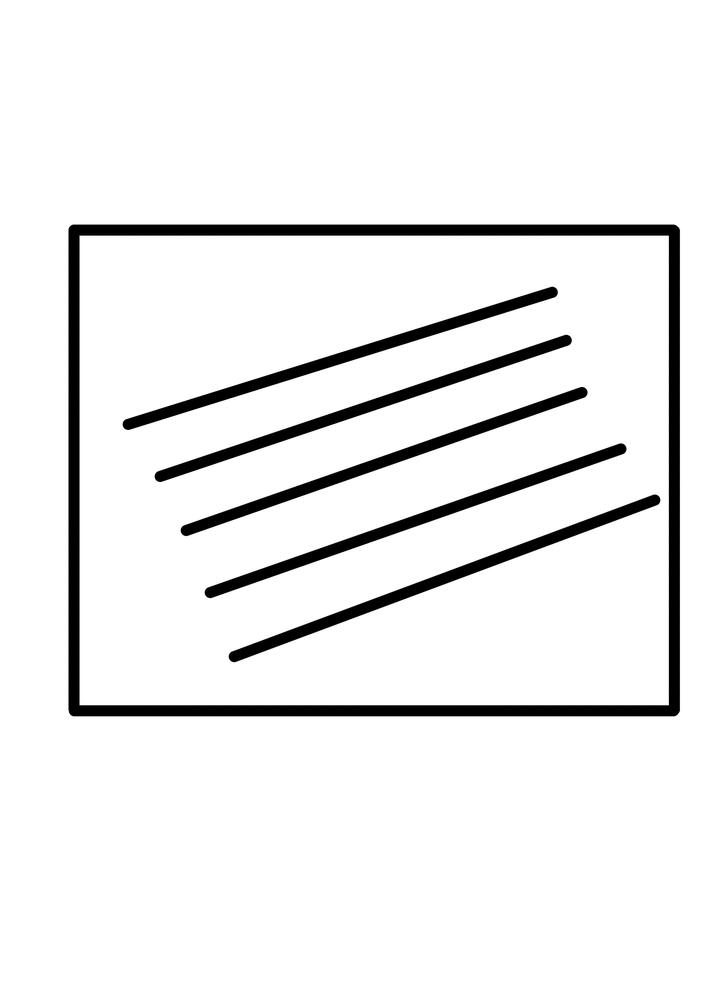
#> input picture ripple_remover/test.png, 706 x 999 px, shrunk from 2480 x 3508 before the run
$ python ripple_remover.py
#> lines starting #> are read from the running program, lines starting #| are printed output that depends on the picture; after the words box and inside, x2 and y2 are one past the last pixel; in counts of white or black regions, pixels touching at a corner belong together
import cv2
import numpy as np

# Load the image
image = cv2.imread('test.png')  # Replace 'your_image_path.jpg' with the actual path to your image
#> image is the input picture: shape (999, 706, 3); min 0, max 255, mean 237.5

# Convert the image to grayscale
gray = cv2.cvtColor(image, cv2.COLOR_BGR2GRAY)

# Apply edge detection using Canny
edges = cv2.Canny(gray, 50, 150, apertureSize=3)
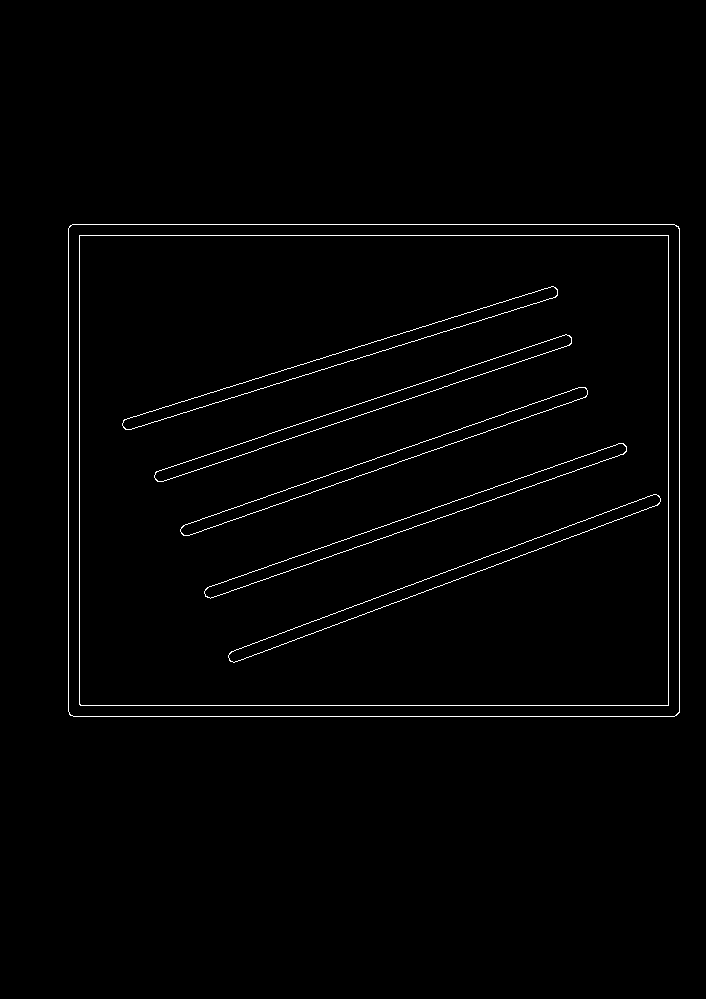
#> edges: shape (999, 706); 1.2% white in thin lines or dots, all inside (x1, y1, x2, y2) = (68, 224, 680, 717)

# Find contours in the edge-detected image
contours, _ = cv2.findContours(edges, cv2.RETR_EXTERNAL, cv2.CHAIN_APPROX_SIMPLE)
#> contours = 1 contour; box (x1, y1, x2, y2) and area: (68, 224, 680, 717) 300580

# Find the largest contour (assuming it is the outer boundary of the box)
largest_contour = max(contours, key=cv2.contourArea)
#> largest_contour = contour of 23 points, box (x1, y1, x2, y2) (68, 224, 680, 717), area 300580

# Create a mask to extract the box
mask = np.zeros_like(gray)
cv2.drawContours(mask, [largest_contour], 0, (255), thickness=cv2.FILLED)
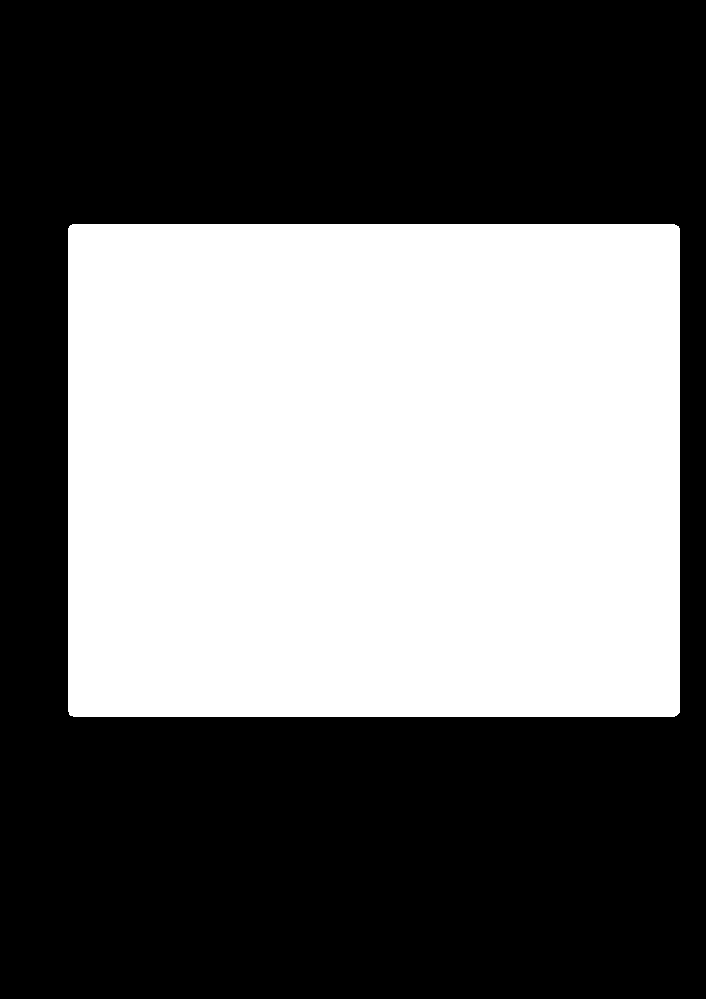
#> mask: shape (999, 706); 42.8% white; 1 white region, box (x1, y1, x2, y2) and area: (68, 224, 680, 717) 301677

# Extract the box from the original image using the mask
result = cv2.bitwise_and(image, image, mask=mask)
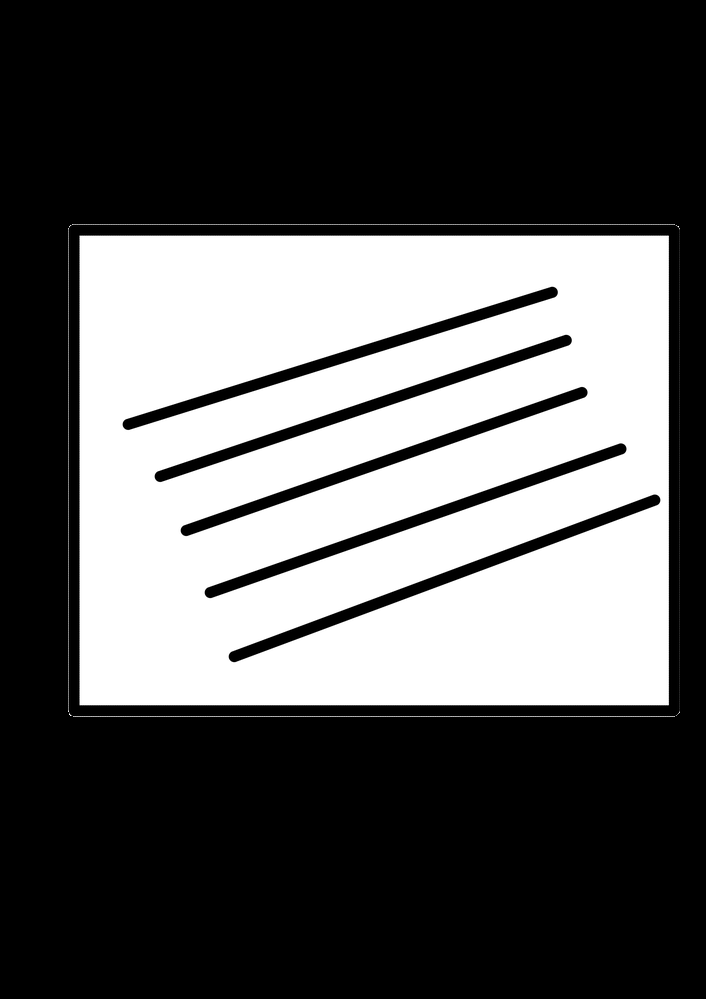
#> result: shape (999, 706, 3); min 0, max 255, mean 91.6

# Display the result
cv2.imshow('Box without Lines', result)
cv2.waitKey(0)
cv2.destroyAllWindows()

$ run again, with ripple_remover/lithic_drawing.png copied over ripple_remover/test.png
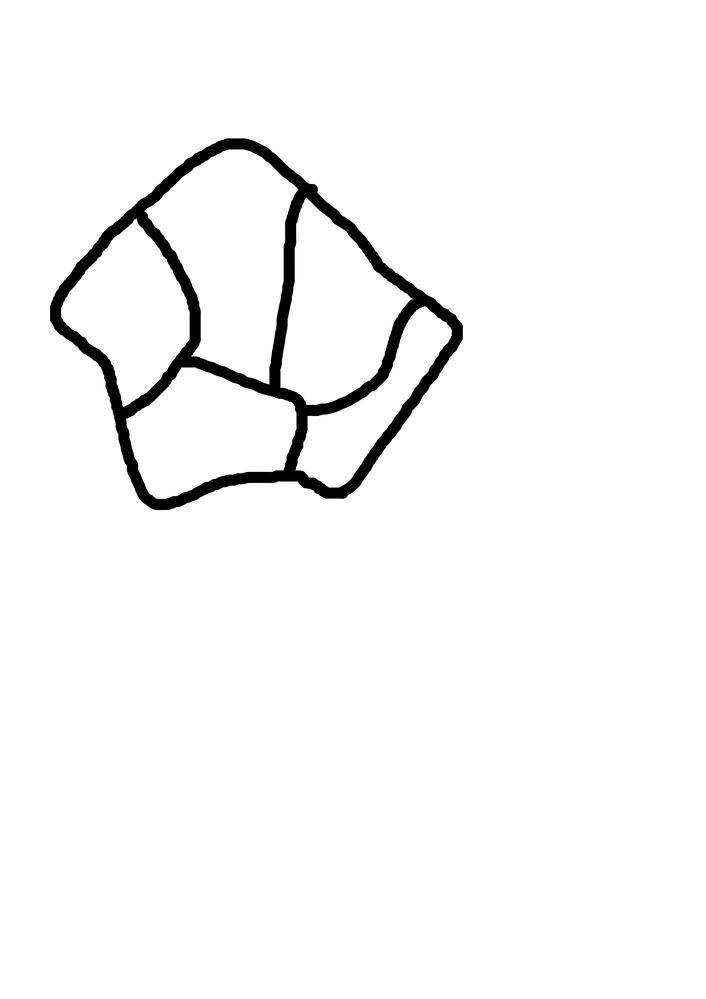
#> input picture ripple_remover/lithic_drawing.png, 706 x 999 px, shrunk from 2480 x 3508 before the run
#> image is the input picture: shape (999, 706, 3); min 0, max 255, mean 247
#> `edges = cv2.Canny(gray, 50, 150, apertureSize=3)`:
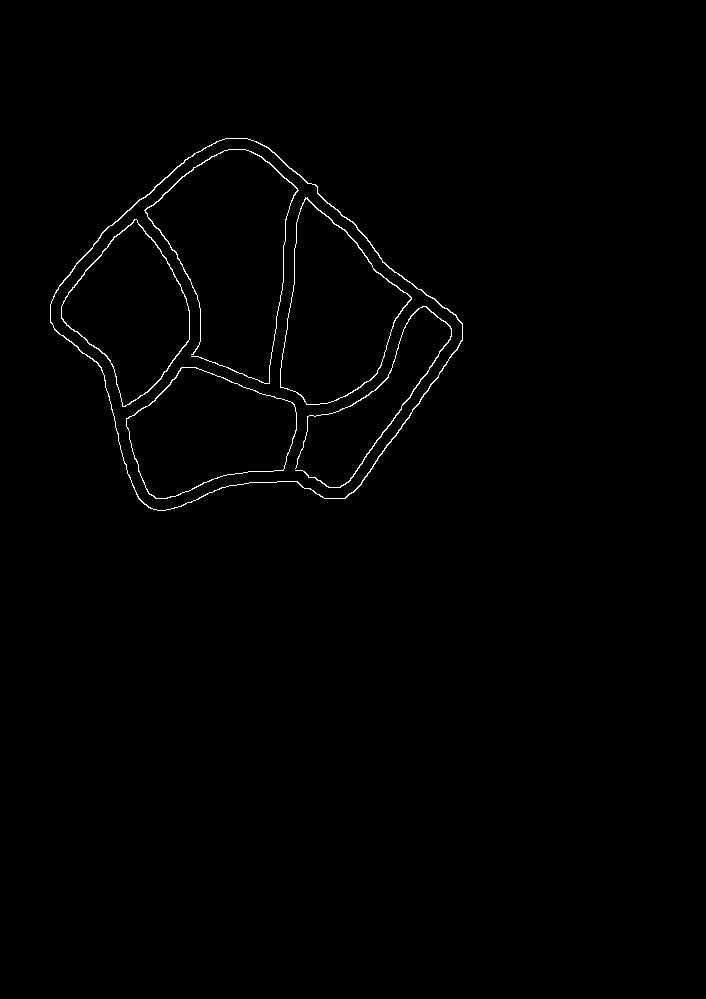
#> edges: shape (999, 706); 0.66% white in thin lines or dots, all inside (x1, y1, x2, y2) = (50, 138, 463, 511)
#> contours = 1 contour; box (x1, y1, x2, y2) and area: (50, 138, 463, 511) 97426
#> largest_contour = contour of 466 points, box (x1, y1, x2, y2) (50, 138, 463, 511), area 97426
#> mask: shape (999, 706); 13.9% white; 1 white region, box (x1, y1, x2, y2) and area: (50, 138, 463, 511) 97947
#> `result = cv2.bitwise_and(image, image, mask=mask)`:
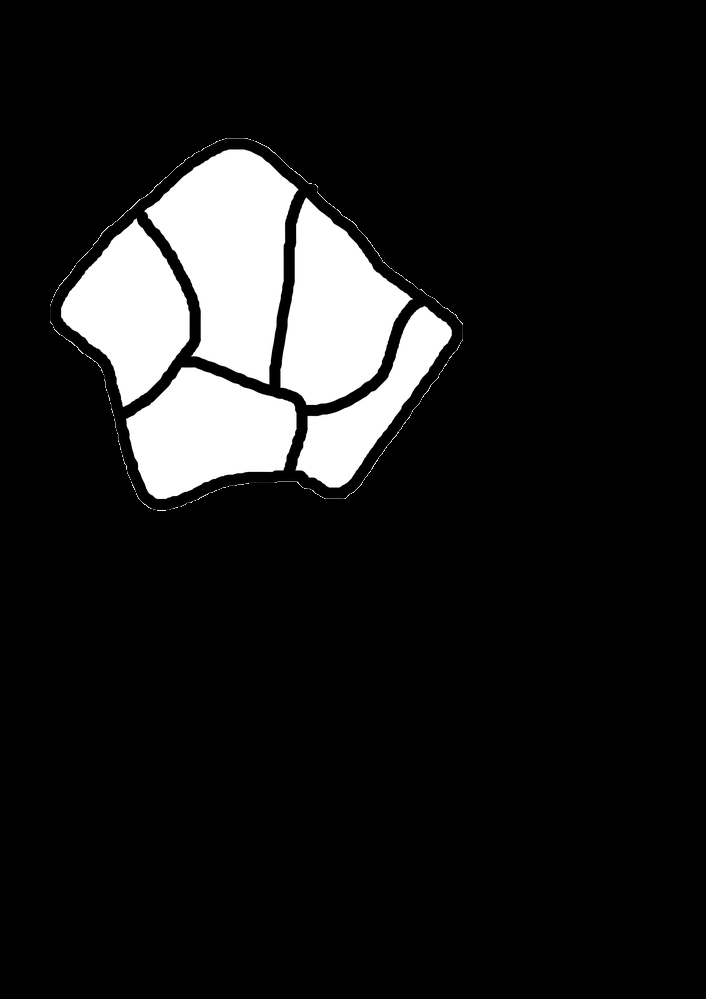
#> result: shape (999, 706, 3); min 0, max 255, mean 27.4
